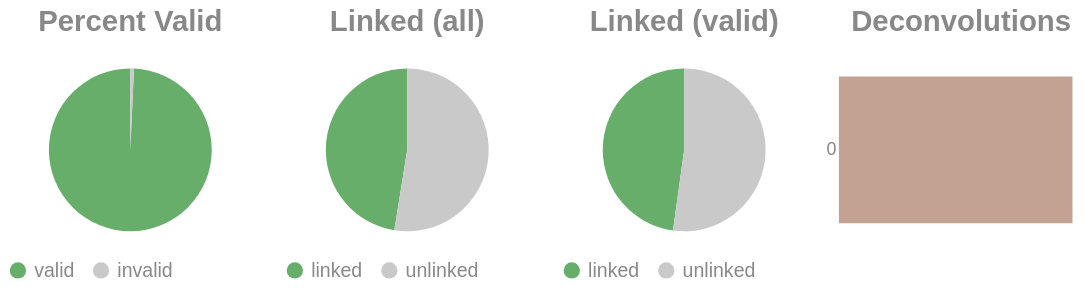

The cell this chart's notebook holds for it:
### Code cell
if SKIPLR:
    pass
else:
    clash = Counter()
    for i in valids['molecule'].to_list():
        _mol = i.split("-")
        if len(_mol) == 1:
            clash.update('0')
        else:
            clash.update(_mol[-1])

    _d = {"deconvolutions": [], 'count': []}
    for k,v in clash.items():
        _d['deconvolutions'].append(k)
        _d['count'].append(v)

    tot_valid = valids['reads'].sum()
    mask = valids['reads'] >= 2
    n_linked_reads = valids.filter(mask)['reads'].sum()
    if n_linked_reads == 0:
        print_html("No linked molecules (>=2 reads) were detected; skipping linked-only distributions.")
        SKIPLR = True
    else:
        perc_valid = round(tot_valid / n_reads, 4)
        linked_perc_abs = round(n_linked_reads / n_reads, 4)
        linked_perc = round(n_linked_reads / tot_valid, 4)

    _valid = pl.DataFrame({"valids": ['valid', 'invalid'], "count": [tot_valid, n_reads - tot_valid]})
    _linked_abs = pl.DataFrame({"linked (absolute)": ['linked', 'unlinked'], "count": [n_linked_reads, n_reads - n_linked_reads]})
    _linked_rel = pl.DataFrame({"linked (valids)": ['linked', 'unlinked'], "count": [n_linked_reads, tot_valid - n_linked_reads]})

    (
        alt.hconcat(
            piechart(_valid, goodval = 'valid', title = "Percent Valid"),
            piechart(_linked_abs, goodval = "linked", title =  "Linked (all)"),
            piechart(_linked_rel, goodval = "linked", title =  "Linked (valid)"),
            convolutionbar(pl.DataFrame(_d), title = "Deconvolutions"),
            center = True,
            bounds = 'flush'
        )
        .resolve_scale(color='independent')
        .resolve_legend('independent')
        .properties(usermeta={'embedOptions': {"actions": False}})
    ).display()

### Figure 1 — Vega-Lite specification as saved in the notebook (floating-point values rounded to 4 significant figures)
{"width": "container", "height": 400, "config": {"title": {"anchor": "start", "dy": -15, "fontSize": 18, "color": "#888888", "subtitleColor": "#888888", "subtitleFontSize": 14}, "arc": {"fill": "#0072B2"}, "axis": {"domainColor": "#888888", "domainWidth": 0.5, "gridWidth": 0.2, "grid": false, "titleFontWeight": 400, "titleFontSize": 15, "labelFontSize": 11, "labelColor": "#888888", "tickColor": "#888888", "tickWidth": 0.2, "titleColor": "#888888"}, "axisBand": {"grid": false}, "axisX": {"grid": true, "tickSize": 10, "domainCap": "round"}, "axisY": {"domain": false, "grid": true, "tickSize": 0, "domainCap": "round"}, "background": "transparent", "header": {"labelFontSize": 15, "labelColor": "#888888", "titleFontSize": 15, "titleFontWeight": 600, "titleColor": "#888888"}, "legend": {"labelFont": "sans-serif", "labelFontSize": 12, "labelColor": "#888888", "symbolSize": 100, "symbolType": "circle", "titleFontSize": 12, "titlePadding": 10, "titleColor": "#888888", "title": null}, "range": {"category": ["#E69F00", "#56B4E9", "#009E73", "#F0E442", "#0072B2", "#D55E00", "#CC79A7", "#000000"], "diverging": ["#cfe8f3", "#a2d4ec", "#73bfe2", "#46abdb", "#1696d2", "#12719e"]}, "area": {"fill": "#0072B2", "fillOpacity": 0.7, "line": true, "strokeOpacity": 0.7}, "line": {"color": "#0072B2", "stroke": "#0072B2", "strokeWidth": 2}, "trail": {"color": "#0072B2", "stroke": "#0072B2", "strokeWidth": 0, "size": 1}, "point": {"filled": true, "fillOpacity": 1.0, "size": 95}, "text": {"color": "#888888", "fontSize": 11, "align": "right", "fontWeight": 400, "size": 11}, "bar": {"fill": "#0072B2", "stroke": null}, "view": {"stroke": null, "continuousWidth": 660, "continuousHeight": 400}}, "hconcat": [{"data": {"name": "data-841d4f568134930be9f0158373bbef54"}, "mark": {"type": "arc"}, "encoding": {"color": {"field": "valids", "legend": {"orient": "bottom", "title": null}, "scale": {"domain": ["valid", "invalid"], "range": ["#68ae6b", "#C9C9C9"]}, "title": "Valids", "type": "nominal"}, "theta": {"field": "count", "type": "quantitative"}, "tooltip": [{"field": "valids", "title": "Valids", "type": "ordinal"}, {"field": "percent", "format": ".2%", "title": "Percent", "type": "quantitative"}, {"field": "count", "title": "Count", "type": "quantitative"}]}, "height": 100, "title": {"text": "Percent Valid", "align": "center", "anchor": "middle"}, "transform": [{"calculate": "datum.count / 8747623", "as": "percent"}], "width": 150}, {"data": {"name": "data-d0a1235bf0bb3bb25b4cfe084f2f67e5"}, "mark": {"type": "arc"}, "encoding": {"color": {"field": "linked (absolute)", "legend": {"orient": "bottom", "title": null}, "scale": {"domain": ["linked", "unlinked"], "range": ["#68ae6b", "#C9C9C9"]}, "title": "Linked (Absolute)", "type": "nominal"}, "theta": {"field": "count", "type": "quantitative"}, "tooltip": [{"field": "linked (absolute)", "title": "Linked (Absolute)", "type": "ordinal"}, {"field": "percent", "format": ".2%", "title": "Percent", "type": "quantitative"}, {"field": "count", "title": "Count", "type": "quantitative"}]}, "height": 100, "title": {"text": "Linked (all)", "align": "center", "anchor": "middle"}, "transform": [{"calculate": "datum.count / 8747623", "as": "percent"}], "width": 150}, {"data": {"name": "data-c6b852437fab9150a8fb5453148e233c"}, "mark": {"type": "arc"}, "encoding": {"color": {"field": "linked (valids)", "legend": {"orient": "bottom", "title": null}, "scale": {"domain": ["linked", "unlinked"], "range": ["#68ae6b", "#C9C9C9"]}, "title": "Linked (Valids)", "type": "nominal"}, "theta": {"field": "count", "type": "quantitative"}, "tooltip": [{"field": "linked (valids)", "title": "Linked (Valids)", "type": "ordinal"}, {"field": "percent", "format": ".2%", "title": "Percent", "type": "quantitative"}, {"field": "count", "title": "Count", "type": "quantitative"}]}, "height": 100, "title": {"text": "Linked (valid)", "align": "center", "anchor": "middle"}, "transform": [{"calculate": "datum.count / 8685033", "as": "percent"}], "width": 150}, {"data": {"name": "data-18eef3a015fb9c52ed9cf5ca29318d67"}, "mark": {"type": "bar"}, "encoding": {"color": {"field": "deconvolutions", "legend": null, "scale": {"scheme": "lightgreyred"}, "type": "nominal"}, "tooltip": [{"field": "deconvolutions", "title": "Deconvolutions", "type": "ordinal"}, {"field": "percent", "format": ".2%", "title": "Percent", "type": "quantitative"}, {"field": "count", "title": "Count", "type": "quantitative"}], "x": {"axis": null, "field": "count", "type": "quantitative"}, "y": {"field": "deconvolutions", "sort": "ascending", "title": null, "type": "nominal"}}, "height": 100, "title": {"text": "Deconvolutions", "align": "center", "anchor": "middle"}, "transform": [{"calculate": "datum.count / 5734821", "as": "percent"}], "width": 150}], "bounds": "flush", "center": true, "resolve": {"legend": {"angle": "independent"}, "scale": {"color": "independent"}}, "usermeta": {"embedOptions": {"actions": false}}, "$schema": "https://vega.github.io/schema/vega-lite/v6.1.0.json", "datasets": {"data-841d4f568134930be9f0158373bbef54": [{"valids": "valid", "count": 8685033}, {"valids": "invalid", "count": 62590}], "data-d0a1235bf0bb3bb25b4cfe084f2f67e5": [{"linked (absolute)": "linked", "count": 4151810}, {"linked (absolute)": "unlinked", "count": 4595813}], "data-c6b852437fab9150a8fb5453148e233c": [{"linked (valids)": "linked", "count": 4151810}, {"linked (valids)": "unlinked", "count": 4533223}], "data-18eef3a015fb9c52ed9cf5ca29318d67": [{"deconvolutions": "0", "count": 5734821}]}}
